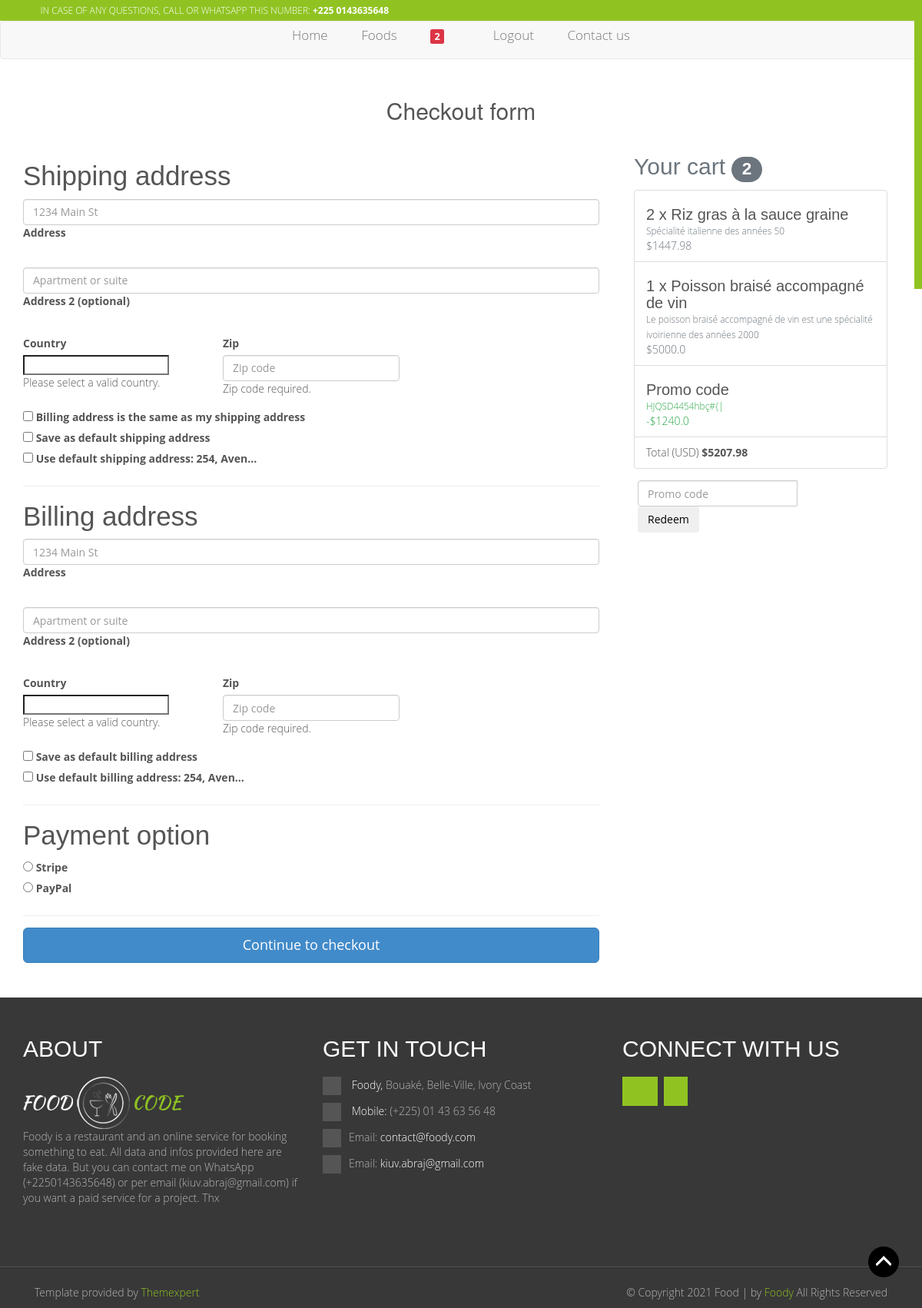
/order/checkout/ (signed in), run on an earlier commit of the app's database.
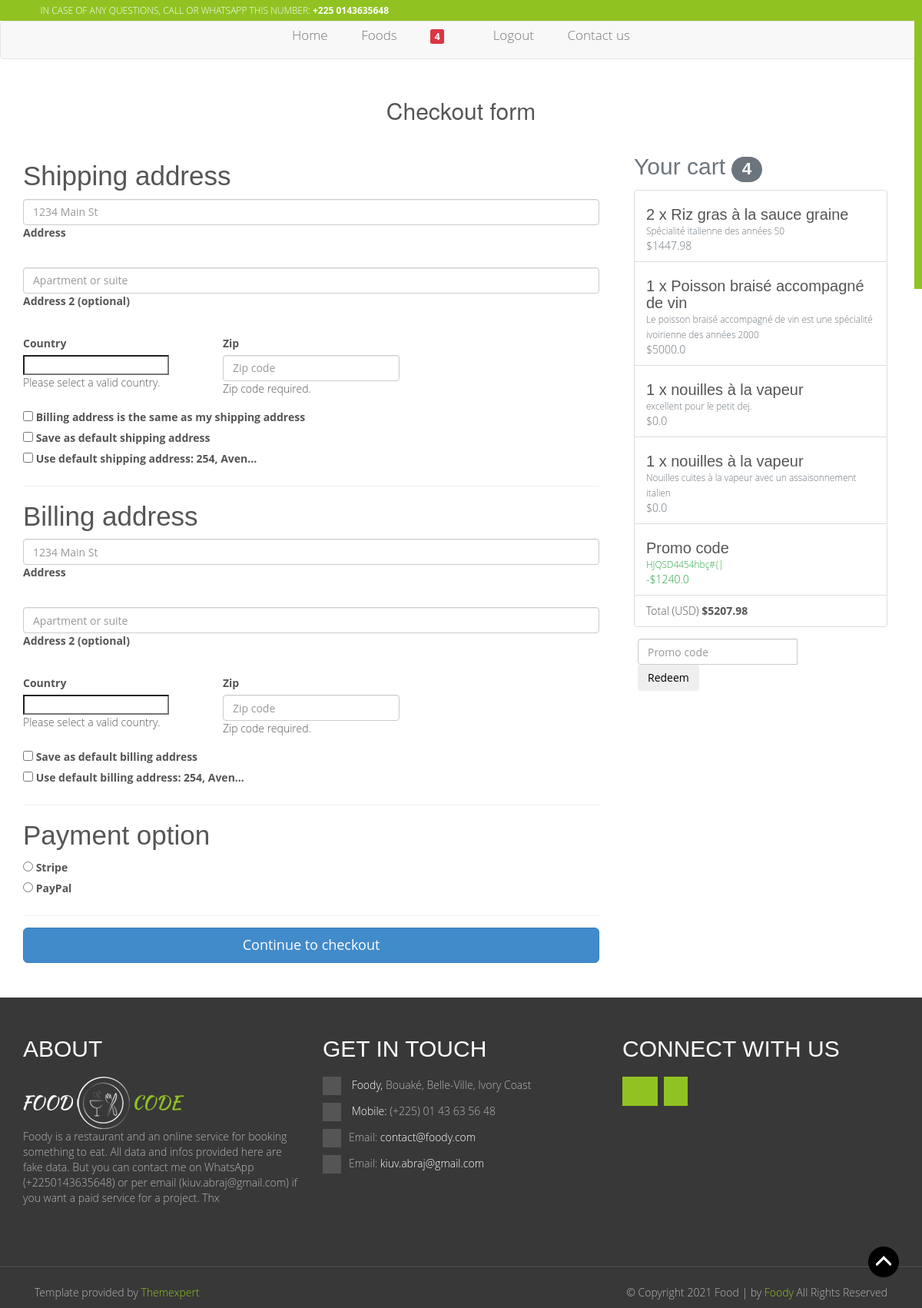
And on a later commit of the database.
### profil/models.py (models this page shows, shortened)
class Profil(models.Model):
	user = models.OneToOneField(User, on_delete=models.CASCADE)
	date = models.DateTimeField(auto_now_add=True)
	stripe_customer_id = models.CharField(max_length=50, blank=True,
		null=True, verbose_name='Stripe ID')
	one_click_purchasing = models.BooleanField(default=False)
	def cart_item_count(self):
		items_count = OrderItem.objects.filter(
			user=self.user,
			ordered=False,
		).count()
		return items_count

### orders/models.py (models this page shows, shortened)
class Order(models.Model):
	user = models.ForeignKey(User, on_delete=models.CASCADE)
	ref_code = models.CharField(max_length=20, blank=True, null=True)
	items = models.ManyToManyField(OrderItem)
	start_date = models.DateTimeField(auto_now_add=True)
	ordered_date = models.DateTimeField()
	ordered = models.BooleanField(default=False)
	shipping_address = models.ForeignKey(
		Address, related_name='shipping_address', on_delete=models.SET_NULL,
		blank=True, null=True)
	billing_address = models.ForeignKey(Address, blank=True, null=True,
		related_name='billing_address', on_delete=models.SET_NULL)
	payment = models.ForeignKey(Payment, on_delete=models.SET_NULL,
		blank=True, null=True)
	coupon = models.ForeignKey(Coupon, on_delete=models.SET_NULL,
		blank=True, null=True)
	being_delivered = models.BooleanField(default=False)
	received = models.BooleanField(default=False)
	refund_requested = models.BooleanField(default=False)
	refund_granted = models.BooleanField(default=False)
	'''
	1. Item added to cart
	2. Adding a billing address
	(Failed checkout)
	3. Payment
	(Preprocessing, processing, packaging etc.)
	4. Being delivered
	5. Received
	'''
	def get_total(self):
		total = 0
		for order_item in self.items.all():
			total += order_item.get_final_price()
		if self.coupon:
			total -= self.coupon.amount
		return total

class OrderItem(models.Model):
	user = models.ForeignKey(User, on_delete=models.CASCADE)
	ordered = models.BooleanField(default=False)
	item = models.ForeignKey(Item, on_delete=models.CASCADE)
	quantity = models.IntegerField(default=1)
	date = models.DateTimeField(auto_now_add=True, null=True, blank=True)
	def get_total_item_price(self):
		return self.quantity * self.item.price
	def get_total_discount_item_price(self):
		return self.quantity * self.item.discount_price
	def get_final_price(self):
		if self.item.discount_price:
			return self.get_total_discount_item_price()
		return self.get_total_item_price()

### products/models.py (models this page shows, shortened)
class Item(models.Model):
	hit_count_generic = GenericRelation(HitCount,
		object_id_field='object_pk',
		related_query_name='hit_count_generic_relation'
	)
	title = models.CharField(max_length=255)
	slug = models.SlugField( max_length=400,
		help_text='Autofill field')
	description = models.TextField()
	picture = ResizedImageField(
		size=[500, 500],
		quality=100,
		upload_to='images/foods/%Y/%m/',
		help_text="Main picture")
	tags = TaggableManager()
	is_public = models.BooleanField(default=True)
	picture_2 = ResizedImageField(
		size=[500, 500],
		quality=100,
		null=True,
		blank=True,
		upload_to='images/foods/%Y/%m/',
		help_text="Second picture")
	picture_3 = ResizedImageField(
		size=[500, 500],
		quality=100,
		null=True,
		blank=True,
		upload_to='images/foods/%Y/%m/',
		help_text="Third picture")
	is_popular = models.BooleanField(default=False)
	date = models.DateTimeField(auto_now_add=True)
	price = models.FloatField()
	discount_price = models.FloatField(blank=True, null=True,
		help_text='Must be smaller than normal price')
	category = models.CharField(max_length=20, default='others',
		choices=CATEGORY_CHOICES)

### coupon/models.py (models this page shows, shortened)
class Coupon(models.Model):
	code = models.CharField(max_length=50)
	amount = models.FloatField()
	date = models.DateTimeField(auto_now_add=True)
	end_date = models.DateTimeField(auto_now_add=True)
	is_active = models.BooleanField(default=False)

### website/views.py (the view, shortened to what this page needs)
# urls.py: path('order/checkout/', views.CheckoutView.as_view(), name='checkout'),
class CheckoutView(View):
	@method_decorator(login_required(login_url='login'))
	def dispatch(self, request, *args, **kwargs):
		return super(CheckoutView, self).dispatch(request, *args, **kwargs)
	def get(self, *args, **kwargs):
		try:
			order = Order.objects.get(user=self.request.user, ordered=False)
			form = CheckoutForm()
			context = {
				'form': form,
				'couponform': CouponForm(),
				'order': order,
				'DISPLAY_COUPON_FORM': True
			}
			shipping_address_qs = Address.objects.filter(
				user=self.request.user,
				address_type='S',
				default=True
			)
			billing_address_qs = Address.objects.filter(
				user=self.request.user,
				address_type='B',
				default=True
			)
			if shipping_address_qs.exists():
				context.update({
					'default_shipping_address': shipping_address_qs[0]
				})
			if billing_address_qs.exists():
				context.update({
					'default_billing_address': billing_address_qs[0]
				})
			template_name = 'public/orders/checkout_orders.html'
			return render(self.request, template_name, context)
		except ObjectDoesNotExist:
			messages.info(self.request, "You do not have an active order")
			return redirect("checkout")

### orders/orders_forms.py
class CheckoutForm(forms.Form):
	shipping_address = forms.CharField(required=False)
	shipping_address2 = forms.CharField(required=False)
	shipping_country = CountryField(blank_label='(select country)').formfield(
		required=False,
		widget=CountrySelectWidget(attrs={
		'class': 'custom-select d-block w-100',
	}))
	shipping_zip = forms.CharField(required=False)
	billing_address = forms.CharField(required=False)
	billing_address2 = forms.CharField(required=False)
	billing_country = CountryField(blank_label='(select country)').formfield(
		required=False,
		widget=CountrySelectWidget(attrs={
		'class': 'custom-select d-block w-100',
	}))
	billing_zip = forms.CharField(required=False)
	same_billing_address = forms.BooleanField(required=False)
	set_default_shipping = forms.BooleanField(required=False)
	use_default_shipping = forms.BooleanField(required=False)
	set_default_billing = forms.BooleanField(required=False)
	use_default_billing = forms.BooleanField(required=False)
	payment_option = forms.ChoiceField(
		widget=forms.RadioSelect,
		choices=PAYMENT_CHOICES
	)

### templates/public/orders/checkout_orders.html (shortened to what the changed rows need)
{% extends 'public/includes/base.html' %}
{% load i18n %}
{% load static %}
{% load humanize %}
{% load hitcount_tags %}
{% block content %}
    <main class="pb-5">
      <div class="container wow fadeIn">
        <h2 class="my-5 h2 text-center">Checkout form</h2>
        <div class="row">
          <div class="col-md-8 mb-4">
            <div class="card">
              <form method="POST" class="card-body">
                <div class="d-block my-3">
                  {% for value, name in form.fields.payment_option.choices %}
                  <div class="custom-control custom-radio">
                    <input id="{{ name }}" name="payment_option" value="{{ value }}" type="radio" class="custom-control-input" required>
                    <label class="custom-control-label" for="{{ name }}">{{ name }}</label>
                  </div>
                  {% endfor %}
                </div>
              </form>
            </div>
          </div>
          <div class="col-md-4 mb-4">
            {% include 'public/orders/order_snippet.html' %}
          </div>
        </div>
      </div>
    </main>
{% endblock content %}

### templates/public/includes/navbar.html (shortened to what this page needs)
	{% load static %}
	<nav class="navbar navbar-default">
		<div class="container">
		    <div class="collapse navbar-collapse" id="bs-example-navbar-collapse-1">
		      	<ul class="nav navbar-nav nav-main">
		        	<li class="{% if request.path_info == '/' %}active{% endif %}">
		        		<a href="{% url 'home' %}">
		        			Home
		        		</a>
		        	</li>
					<li class="{% if request.path_info == '/foods/' %}active{% endif %}">
						<a href="{% url 'food-list' %}">
							Foods
						</a>
					</li>
					{% if request.user.is_authenticated %}
					<li class="{% if request.path_info == '/order/summary/' %}active{% endif %}">
						<a href="{% url 'order-summary' %}">
							<small class="badge badge-danger z-depth-1 mr-1">
								{{ request.user.profil.cart_item_count }}
							</small>
							<span>
								<i class="fa fa-shopping-cart"></i>
							</span>
						</a>
					</li>
					<li>
						<a href="{% url 'logout' %}">
							Logout
						</a>
					</li>
					{% else %}
					<li class="{% if request.path_info == '/user/login/' %}active{% endif %}">
						<a href="{% url 'login' %}">
							Login
						</a>
					</li>
					{% endif %}
					<li class="{% if request.path_info == '/contact-us/' %}active{% endif %}">
						<a href="{% url 'contact' %}">
							Contact us
						</a>
					</li>
		        </ul>
		    </div>
		</div>
	</nav>

### templates/public/orders/order_snippet.html (shortened to what this page needs)
<div class="col-md-12 mb-4 pb-5">
    <h4 class="d-flex justify-content-between align-items-center mb-3">
    <span class="text-muted">Your cart</span>
    <span class="badge badge-secondary badge-pill">{{ order.items.count }}</span>
    </h4>
    <ul class="list-group mb-3 z-depth-1">
    {% for order_item in order.items.all %}
    <li class="list-group-item d-flex justify-content-between lh-condensed">
        <div>
        <h6 class="my-0">{{ order_item.quantity }} x {{ order_item.item.title}}</h6>
        <small class="text-muted">{{ order_item.item.description}}</small>
        </div>
        <span class="text-muted">${{ order_item.get_final_price }}</span>
    </li>
    {% endfor %}
    {% if order.coupon %}
    <li class="list-group-item d-flex justify-content-between bg-light">
        <div class="text-success">
        <h6 class="my-0">Promo code</h6>
        <small>{{ order.coupon.code }}</small>
        </div>
        <span class="text-success">-${{ order.coupon.amount }}</span>
    </li>
    {% endif %}
    <li class="list-group-item d-flex justify-content-between">
        <span>Total (USD)</span>
        <strong>${{ order.get_total }}</strong>
    </li>
    </ul>
    {% if DISPLAY_COUPON_FORM %}
    <form class="card p-2" action="{% url 'add-coupon' %}" method="POST">
        <div class="input-group">
            {{ couponform.code }}
            <div class="input-group-append">
            <button class="btn btn-secondary btn-md waves-effect m-0" type="submit">Redeem</button>
            </div>
        </div>
    </form>
    {% endif %}
</div>

What changed in the data, as far as the page shows it:
computed for Order "HJQSD4454hbç#{|": items.count "2" → "4"
added OrderItem: quantity "1", item "nouilles à la vapeur", item.description "excellent pour le petit dej.", get_final_price "0.0"
added OrderItem: quantity "1", item "nouilles à la vapeur", item.description "Nouilles cuites à la vapeur avec un assaisonnement italien", get_final_price "0.0"
Also different on the page:
{{ request.user.profil.cart_item_count }}: "2" → "4"
